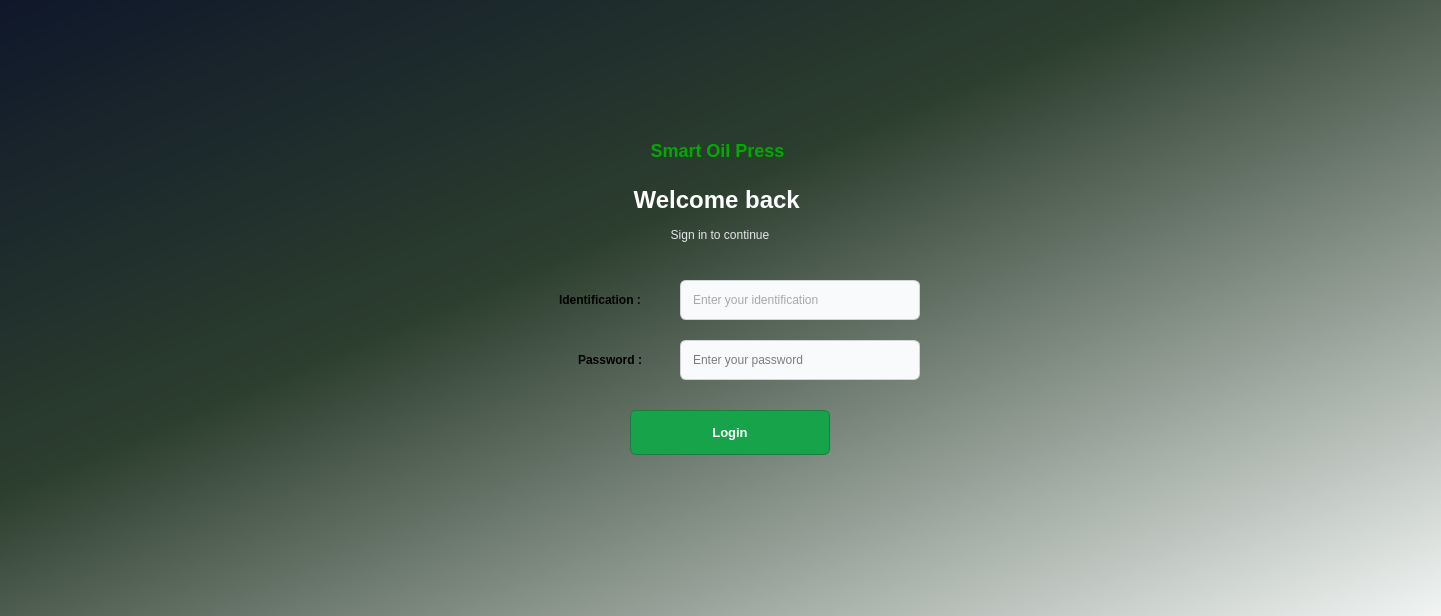
<?xml version="1.0" encoding="UTF-8"?>
<ui version="4.0">
 <class>login</class>
 <widget class="QWidget" name="login">
  <property name="geometry">
   <rect>
    <x>0</x>
    <y>0</y>
    <width>1441</width>
    <height>616</height>
   </rect>
  </property>
  <property name="windowTitle">
   <string>login</string>
  </property>
  <property name="styleSheet">
   <string>
QWidget#login { background: qlineargradient(x1:0, y1:0, x2:1, y2:1, stop:0 #0f172a, stop:0.4 #2c3e2e, stop:1 #f3f6f5); font-family: &quot;Segoe UI&quot;, &quot;Helvetica&quot;, &quot;Arial&quot;, sans-serif; }
QLabel#titleLabel { color:white; font-size:24px; font-weight:700; }
QLabel#Subtitle { color:#e5e7eb; font-size:12px; }
QLabel#UsernameL, QLabel#PassL { color:#111827; font-size:13px; }
QLineEdit { background:#f9fafb; border-radius:6px; border:1px solid #d1d5db; padding:6px 10px; }
QLineEdit:focus { border-color:#22c55e; background:white; }
QPushButton#loginButton { background:#16a34a; color:white; border-radius:6px; border:1px solid #15803d; font-size:13px; font-weight:600; padding:6px 24px; }
QPushButton#loginButton:hover { background:#22c55e; }
QLabel#ErrorL { color:#ef4444; font-size:11px; }
QLabel#titleLabel_2 { color:white; font-size:18px; font-weight:700; }
QLabel#logoLabel { background:transparent; }
   </string>
  </property>
  <widget class="QLineEdit" name="username">
   <property name="geometry">
    <rect>
     <x>680</x>
     <y>280</y>
     <width>240</width>
     <height>40</height>
    </rect>
   </property>
   <property name="styleSheet">
    <string notr="true">color: rgb(168, 168, 168);</string>
   </property>
   <property name="text">
    <string>Enter your identification</string>
   </property>
   <property name="placeholderText">
    <string>Enter your username</string>
   </property>
  </widget>
  <widget class="QLabel" name="titleLabel">
   <property name="geometry">
    <rect>
     <x>540</x>
     <y>180</y>
     <width>360</width>
     <height>40</height>
    </rect>
   </property>
   <property name="font">
    <font>
     <family>Segoe UI</family>
     <pointsize>-1</pointsize>
     <italic>false</italic>
     <bold>true</bold>
     <underline>false</underline>
    </font>
   </property>
   <property name="text">
    <string>Welcome back </string>
   </property>
   <property name="alignment">
    <set>Qt::AlignmentFlag::AlignCenter</set>
   </property>
  </widget>
  <widget class="QLabel" name="Subtitle">
   <property name="geometry">
    <rect>
     <x>540</x>
     <y>220</y>
     <width>360</width>
     <height>30</height>
    </rect>
   </property>
   <property name="font">
    <font>
     <family>Segoe UI</family>
     <pointsize>-1</pointsize>
     <italic>false</italic>
     <bold>false</bold>
     <underline>false</underline>
    </font>
   </property>
   <property name="text">
    <string>Sign in to continue</string>
   </property>
   <property name="alignment">
    <set>Qt::AlignmentFlag::AlignCenter</set>
   </property>
  </widget>
  <widget class="QLineEdit" name="password">
   <property name="geometry">
    <rect>
     <x>680</x>
     <y>340</y>
     <width>240</width>
     <height>40</height>
    </rect>
   </property>
   <property name="echoMode">
    <enum>QLineEdit::EchoMode::Password</enum>
   </property>
   <property name="placeholderText">
    <string>Enter your password</string>
   </property>
  </widget>
  <widget class="QPushButton" name="loginButton">
   <property name="geometry">
    <rect>
     <x>630</x>
     <y>410</y>
     <width>200</width>
     <height>45</height>
    </rect>
   </property>
   <property name="font">
    <font>
     <pointsize>-1</pointsize>
     <fontweight>DemiBold</fontweight>
    </font>
   </property>
   <property name="text">
    <string>Login</string>
   </property>
  </widget>
  <widget class="QLabel" name="ErrorL">
   <property name="geometry">
    <rect>
     <x>540</x>
     <y>470</y>
     <width>360</width>
     <height>30</height>
    </rect>
   </property>
   <property name="font">
    <font>
     <pointsize>-1</pointsize>
    </font>
   </property>
   <property name="styleSheet">
    <string notr="true">color: rgb(255, 0, 0);</string>
   </property>
   <property name="text">
    <string/>
   </property>
  </widget>
  <widget class="QLabel" name="label_image">
   <property name="geometry">
    <rect>
     <x>620</x>
     <y>40</y>
     <width>200</width>
     <height>80</height>
    </rect>
   </property>
   <property name="pixmap">
    <pixmap>logo.png</pixmap>
   </property>
   <property name="scaledContents">
    <bool>true</bool>
   </property>
   <property name="alignment">
    <set>Qt::AlignmentFlag::AlignCenter</set>
   </property>
  </widget>
  <widget class="QLabel" name="titleLabel_2">
   <property name="geometry">
    <rect>
     <x>540</x>
     <y>130</y>
     <width>360</width>
     <height>40</height>
    </rect>
   </property>
   <property name="font">
    <font>
     <family>Segoe UI</family>
     <pointsize>-1</pointsize>
     <italic>false</italic>
     <bold>true</bold>
     <underline>false</underline>
    </font>
   </property>
   <property name="styleSheet">
    <string notr="true">color: rgb(0, 170, 0);</string>
   </property>
   <property name="text">
    <string>Smart Oil Press </string>
   </property>
   <property name="alignment">
    <set>Qt::AlignmentFlag::AlignCenter</set>
   </property>
  </widget>
  <widget class="QLabel" name="titleLabel_3">
   <property name="geometry">
    <rect>
     <x>420</x>
     <y>280</y>
     <width>360</width>
     <height>40</height>
    </rect>
   </property>
   <property name="font">
    <font>
     <family>Segoe UI</family>
     <italic>false</italic>
     <bold>true</bold>
     <underline>false</underline>
    </font>
   </property>
   <property name="text">
    <string>Identification :</string>
   </property>
   <property name="alignment">
    <set>Qt::AlignmentFlag::AlignCenter</set>
   </property>
  </widget>
  <widget class="QLabel" name="titleLabel_4">
   <property name="geometry">
    <rect>
     <x>430</x>
     <y>340</y>
     <width>360</width>
     <height>40</height>
    </rect>
   </property>
   <property name="font">
    <font>
     <family>Segoe UI</family>
     <italic>false</italic>
     <bold>true</bold>
     <underline>false</underline>
    </font>
   </property>
   <property name="text">
    <string>Password :</string>
   </property>
   <property name="alignment">
    <set>Qt::AlignmentFlag::AlignCenter</set>
   </property>
  </widget>
 </widget>
 <resources/>
 <connections/>
</ui>
